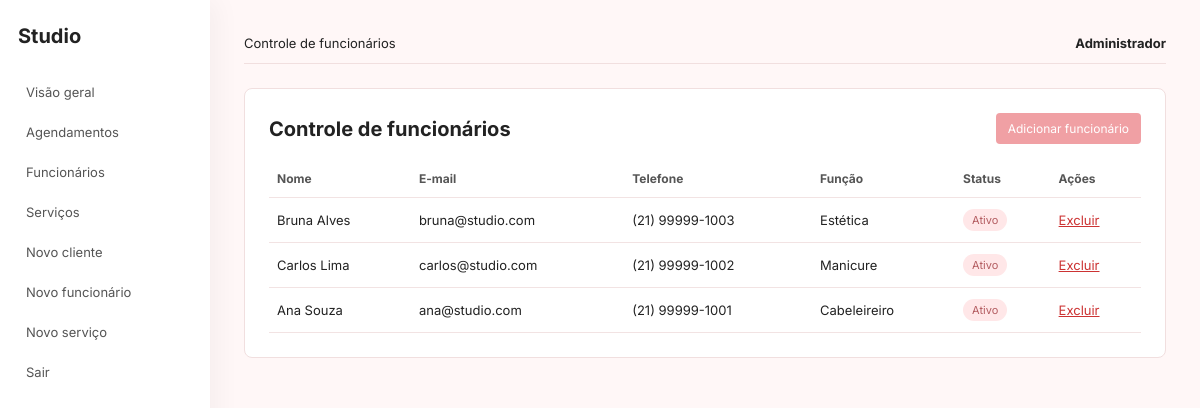
The app's page /admin_funcionarios.php (signed in) with its own data.
### tables this page shows
CREATE TABLE IF NOT EXISTS funcionarios (
    id INT AUTO_INCREMENT PRIMARY KEY,
    nome VARCHAR(120) NOT NULL,
    email VARCHAR(160),
    telefone VARCHAR(30),
    funcao VARCHAR(90) NOT NULL,
    status ENUM('Ativo','Inativo') DEFAULT 'Ativo',
    criado_em TIMESTAMP DEFAULT CURRENT_TIMESTAMP
);

### admin_funcionarios.php (the view, shortened to what this page needs)
<?php
require_once 'config/conexao.php';
require_once 'config/admin_layout.php';
$lista = $pdo->query('SELECT * FROM funcionarios ORDER BY id DESC')->fetchAll();
?>
<section class="admin-panel"><div class="panel-title"><h1>Controle de funcionários</h1><a class="mini-btn" href="admin_novo_funcionario.php">Adicionar funcionário</a></div><table><thead><tr><th>Nome</th><th>E-mail</th><th>Telefone</th><th>Função</th><th>Status</th><th>Ações</th></tr></thead><tbody><?php foreach($lista as $f): ?><tr><td><?= htmlspecialchars($f['nome']) ?></td><td><?= htmlspecialchars($f['email']) ?></td><td><?= htmlspecialchars($f['telefone']) ?></td><td><?= htmlspecialchars($f['funcao']) ?></td><td><span class="status"><?= htmlspecialchars($f['status']) ?></span></td><td><a class="danger" onclick="return confirm('Excluir funcionário?')" href="?excluir=<?= $f['id'] ?>">Excluir</a></td></tr><?php endforeach; ?></tbody></table></section>

### assets/css/style.css (style rules this page uses)
:root { --pink:#cf8387;--pink-light:#ffd5d7;--pink-soft:#f7eeee;--text:#222;--muted:#6b6b6b;--bg:#faf6f6;--danger:#c33; }
* { box-sizing:border-box;margin:0;padding:0 }
body { font-family:Inter,Arial,sans-serif;color:var(--text);background:#eee }
a { color:inherit }
.admin-body { min-height:100vh;background:#fff7f7;display:flex }
.admin-panel,.admin-form-card { background:white;border-radius:8px;border:1px solid #f1dfdf;padding:24px;max-width:1040px }
.panel-title { display:flex;align-items:center;justify-content:space-between;margin-bottom:16px }
.panel-title h1,.admin-form-card h1 { font-size:20px }
.mini-btn { background:#f0a0a4;color:white;text-decoration:none;border-radius:4px;padding:8px 12px;font-size:12px }
table { width:100%;border-collapse:collapse;font-size:13px }
th,td { border-bottom:1px solid #f2e3e3;text-align:left;padding:11px 8px }
th { font-size:12px;color:#555 }
.status { display:inline-block;background:#ffe7e8;color:#b45d61;border-radius:99px;padding:4px 9px;font-size:11px }
.danger { color:var(--danger) }

### records on screen
funcionarios: nome "Bruna Alves", email "bruna@studio.com", telefone "(21) 99999-1003", funcao "Estética", status "Ativo"
funcionarios: nome "Carlos Lima", email "carlos@studio.com", telefone "(21) 99999-1002", funcao "Manicure", status "Ativo"
funcionarios: nome "Ana Souza", email "ana@studio.com", telefone "(21) 99999-1001", funcao "Cabeleireiro", status "Ativo"

### other values on screen
$title "Controle de funcionários"
$nomeAdmin "Administrador"
